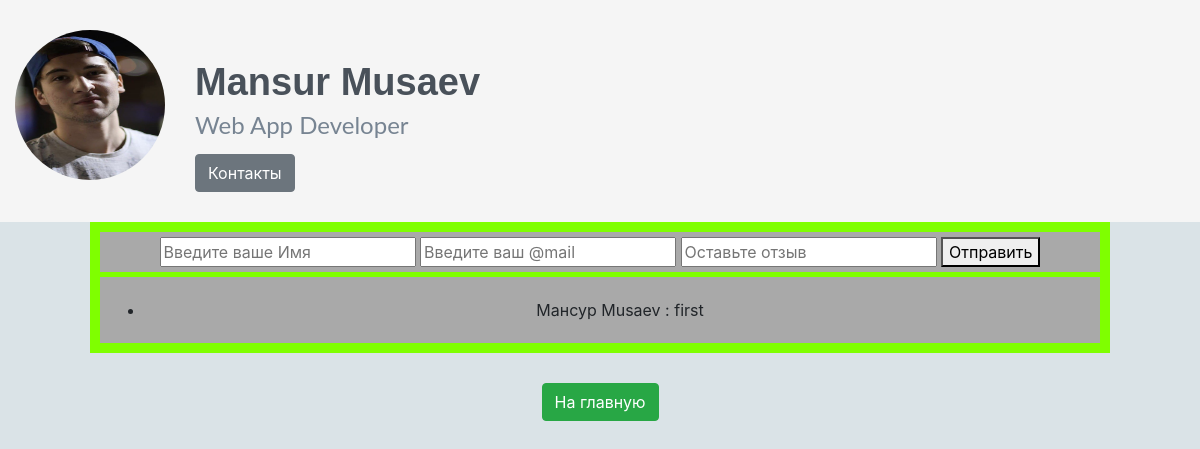
The page /index on the database as committed earlier.
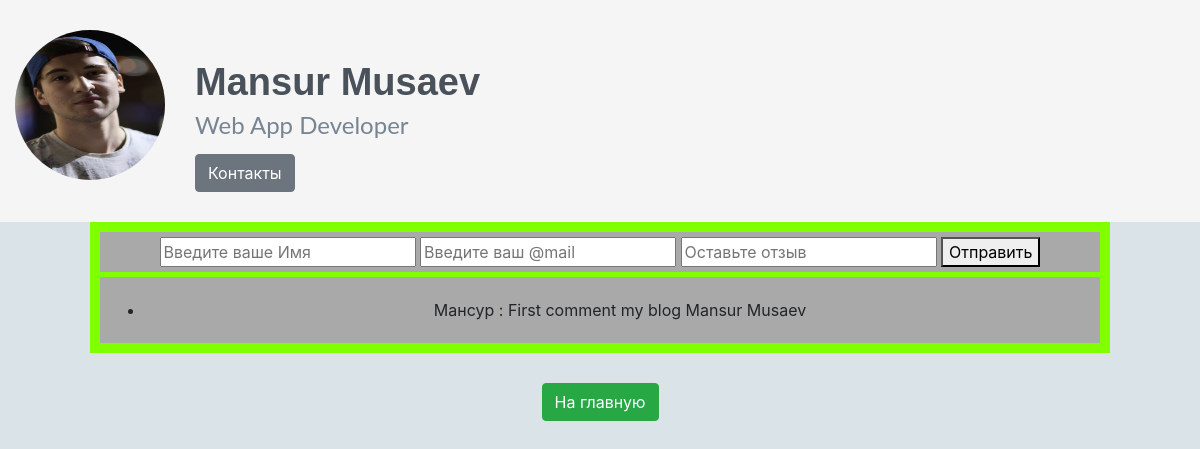
The same page on the database as committed later.
### flaskblog/models.py (models this page shows)
class Flight(db.Model):
    __tablename__ = "blog"
    id = db.Column(db.Integer, primary_key=True)
    name = db.Column(db.String, nullable=False)
    mail = db.Column(db.String, nullable=False)
    commen = db.Column(db.String, nullable=False)

### flaskblog/routes.py (the view)
@app.route("/index", methods=["GET","POST"])
def index():
    if request.method == "POST":
        name = request.form.get('name')
        mail = request.form.get('mail')
        commen = request.form.get('commen')
        comm = Flight(name=name, mail=mail, commen=commen)
        db.session.add(comm)
    flights = Flight.query.all()
    db.session.commit()
    return render_template("index.html", flights=flights)

### flaskblog/templates/index.html (shortened to what this page needs)
{% extends 'base.html' %}
    {% block content %}
        <header>
            <div class="container">
                <img class="avatars" src="static/images/avatar.jpg">
                <div class="information">
                    <h1 class="name">Mansur Musaev</h1>
                    <h2 class="desc">Web App Developer</h2>
                    <a type="button" class="btn btn-secondary" href="{{ url_for('index') }}" role="button">Контакты</a>
                </div>
            </div>
        </header>
        <main>
            <article>
                <form  action="{{ url_for('index') }}" method="post">
                    <input type="text" name="name" placeholder="Введите ваше Имя">
                    <input type="text" name="mail" placeholder="Введите ваш @mail">
                    <input type="text" name="commen" placeholder="Оставьте отзыв">
                    <button>Отправить</button>
                </form>
            </article>
            <article>
                <ul>
                    {% for flight in flights %}
                            <li class="li">{{ flight.name }} : {{ flight.commen }}</li>
                    {% endfor %}
                </ul>
            </article>
        </main>
        <footer>
            <a type="button" class="btn btn-success"href="{{ url_for('about') }}" role="button">На главную</a>
        </footer>
    {% endblock %}

### flaskblog/templates/base.html (shortened to what this page needs)
<!DOCTYPE html>
<html lang="en">
<head>
    <link rel="stylesheet" href="https://cdn.jsdelivr.net/npm/bootstrap@4.5.3/dist/css/bootstrap.min.css">
    <link rel="stylesheet" href="fonts/font-awesome/css/font-awesome.min.css">
    <link rel="stylesheet", href="{{ url_for('static', filename='styles.css') }}">
</head>
<body>
    {% block content %}{% endblock %}
</body>
</html>

### flaskblog/static/styles.css (style rules this page uses)
nav, .sidebar, main, article, footer { text-align: center; padding: 5px; margin: 5px; }
nav, .sidebar, main, footer { width: 85%; margin: auto; }
body { background: #DAE3E7; margin: auto; }
header { background: #f5f5f5; padding: 30px 0; }
.container { margin: 0px; overflow: hidden; }
.avatars { float: left; margin-right: 30px; width: 150px; height: 150px; min-height: 100%; border-radius: 50%; }
.information, .infotext { float: left; }
.name { color: #49515a; font-size: 38px; margin-bottom: 5px; margin-top: 30px; font-family: 'Montserrat', sans-serif; font-weight: 700; }
.desc { color: #778492; font-family: "Lato", arial, sans-serif; font-weight: 400; font-size: 24px; margin-top: 0; margin-bottom: 15px; }
nav, footer { padding: 30px 0px 30px 0px; }
main { background-color: chartreuse; overflow: hidden; }
article { background-color: darkgray; }
footer { overflow: auto; }

Rows that differ between the two databases and show on the page:
changed Flight: name "Мансур Musaev" → "Мансур"; commen "first" → "First comment my blog Mansur Musaev"
